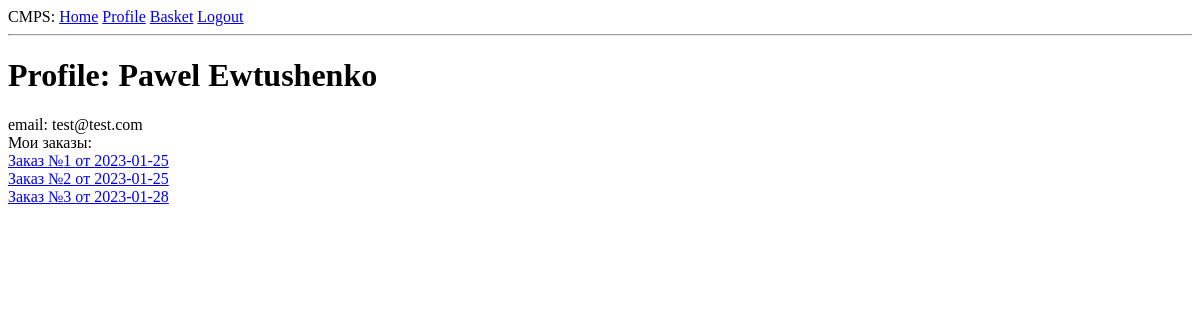
The app's page /profile/1?username=Pawel (signed in), older data.
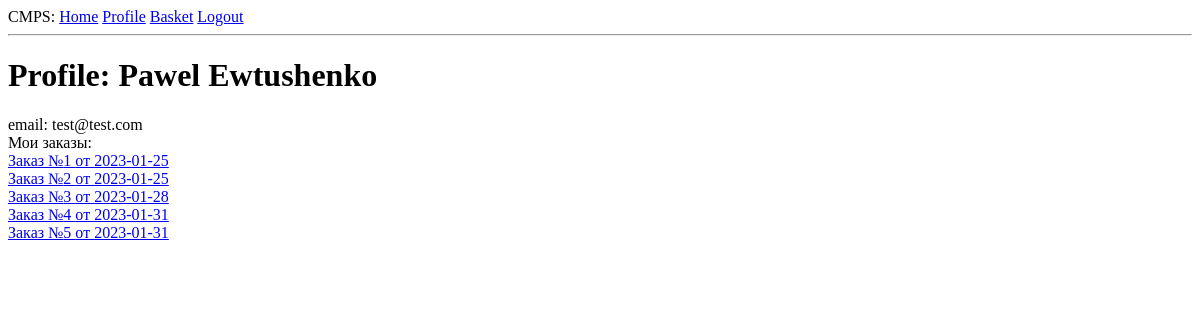
The same page, newer data.
### app/models.py (models this page shows)
class Order(Base):
    __tablename__ = 'order'
    id = Column (Integer, primary_key=True)
    address = Column(String)
    status = Column(Integer)
    date_order = Column(DATE)
    user_id = Column(Integer, ForeignKey('user.id'))
    user = relationship('User', back_populates='parent')
    parent = relationship('Basket', back_populates='order')

### app/routes.py (the view)
@app.route('/profile/<id>')
@login_required
def profile(id):
    with scoped_session() as session:
        user = session.query(User).filter_by(id=id).first()
        orders = session.query(Order).filter_by(user_id=current_user.id).filter_by(status=1).all()
    return render_template('profile.html', title='profile', user=user, orders=orders)

### app/__init__.py (called while the page is built)
@contextmanager
def scoped_session():
    session = Session(bind=engine, expire_on_commit=False)
    try:
        yield session
        session.commit()
    except:
        session.rollback()
        raise
    finally:
        session.close()

### app/models.py (called while the page is built)
@login.user_loader
def load_user(id):
    with scoped_session() as session:
        user = session.query(User).get(int(id))
    return session.query(User).get(int(id))

### app/templates/profile.html
{% extends "base.html" %}
{% block content %}
<h1>Profile: {{ user.name }} {{user.last_name}}</h1>
email: {{ user.email }}
<br>
Мои заказы:<br>
{% for order in orders %}
    <a href="{{ url_for('order', order_id=order.id) }}">Заказ №{{ order.id }}
        от {{ order.date_order }}</a><br>
{% endfor %}
{% endblock %}

Row changes from the older to the newer data that the page shows:
now on this page (row edited): Order: id "4", date_order "2023-01-31"
added Order: id "5", date_order "2023-01-31"
